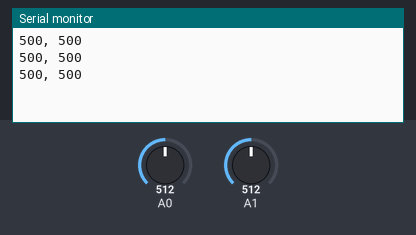
A sketch run on a simulated Arduino Uno, built with avr-gcc and run on an emulated ATmega328P. Parts: the last lines printed to the serial monitor. The test bench sets the inputs (shaded band); at power-on: A0 = 512, A1 = 512.

Above: at 1.3 s.
1.4 s: A0 set to 716
At 1.9 s:
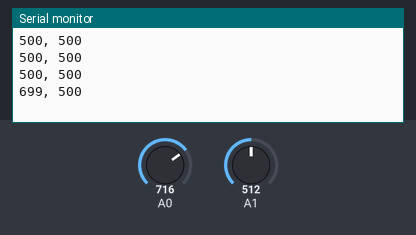
2.9 s: A1 set to 716
At 3.4 s:
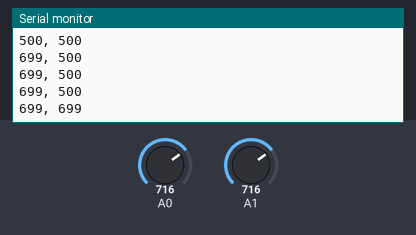
4.4 s: A0 set to 900
At 4.9 s:
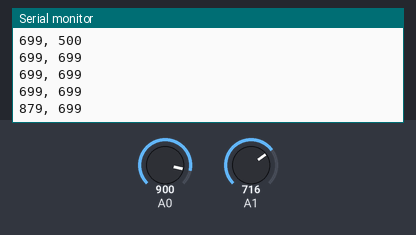
5.9 s: A1 set to 900
At 6.4 s:
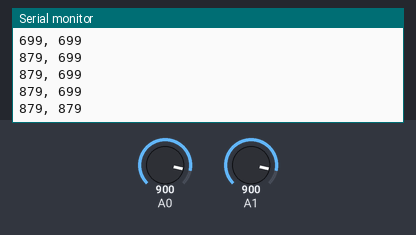
Timing chart, 0 to 8.4 s (numbered marks = the images above; inputs shaded):
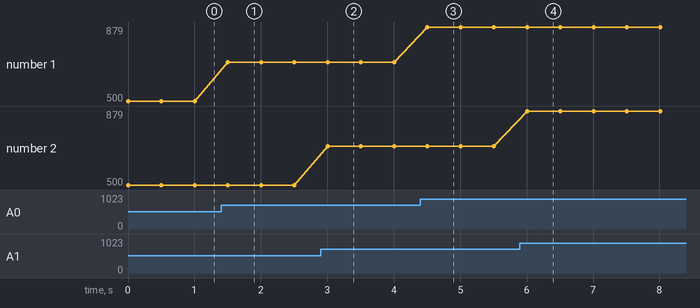

Measured:
- after the input at 1.4 s, the serial monitor: prints a new line after 0.10 s (image 1)
- after the input at 2.9 s, the serial monitor: prints a new line after 0.10 s (image 2)
- after the input at 4.4 s, the serial monitor: prints a new line after 0.11 s (image 3)
- after the input at 5.9 s, the serial monitor: prints a new line after 0.11 s (image 4)
- plotted number 1: 500 → 699 after the input at 1.4 s, 699 → 879 after the input at 4.4 s

The sketch:

Pollution.ino
```cpp
int air, co;
int tmp;
void setup() {
  // put your setup code here, to run once:
  Serial.begin(9600);
  pinMode(A0, INPUT);
  pinMode(A1, INPUT);
}
void loop() {
  // put your main code here, to run repeatedly:
  tmp = analogRead(A0);
  air = map(tmp, 0, 1023, 0, 1000);
  tmp = analogRead(A1);
  co = map(tmp, 0, 1023, 0, 1000);
  Serial.println(String(air) + ", "+ String(co));
  delay(500);
}
```
